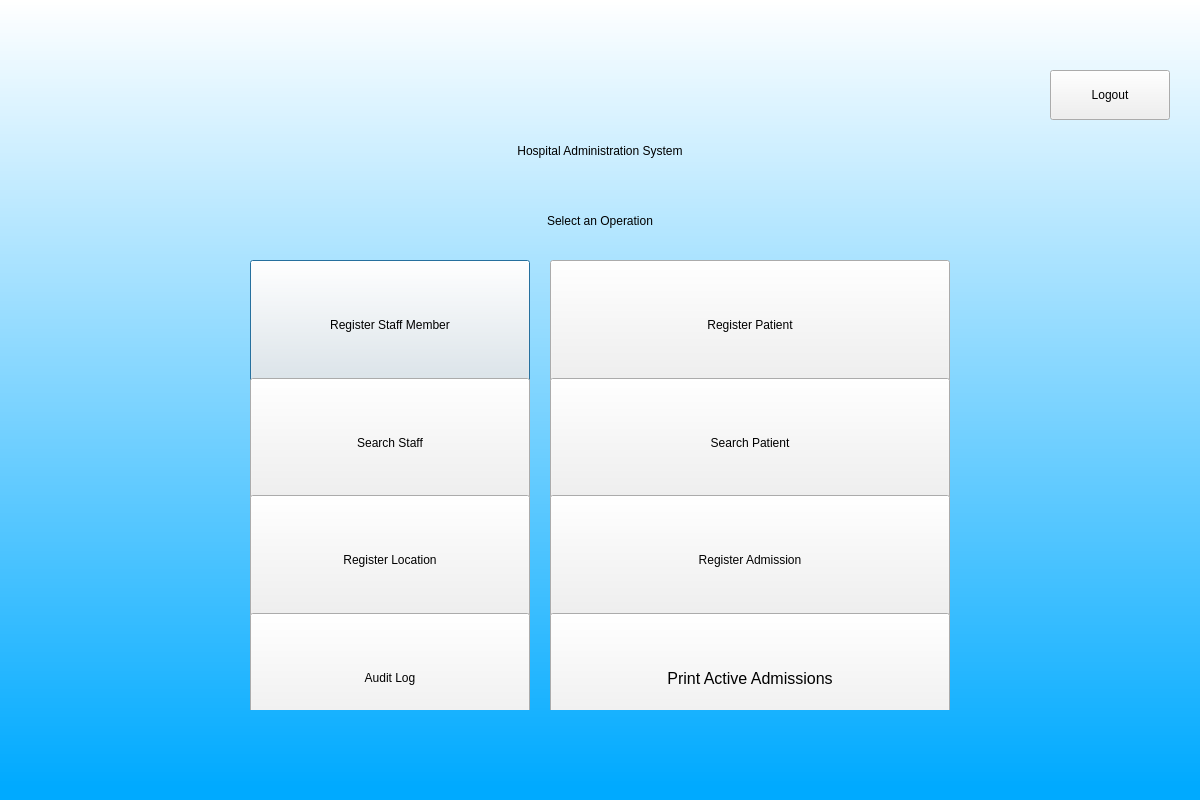
<?xml version="1.0" encoding="UTF-8"?>
<ui version="4.0">
 <class>Dialog</class>
 <widget class="QDialog" name="Dialog">
  <property name="geometry">
   <rect>
    <x>0</x>
    <y>0</y>
    <width>1200</width>
    <height>800</height>
   </rect>
  </property>
  <property name="windowTitle">
   <string>Hospital Administration</string>
  </property>
  <widget class="QWidget" name="widget" native="true">
   <property name="geometry">
    <rect>
     <x>0</x>
     <y>0</y>
     <width>1200</width>
     <height>800</height>
    </rect>
   </property>
   <property name="styleSheet">
    <string notr="true">QWidget#widget{
background-color:qlineargradient(spread:pad, x1:1, y1:0.982409, x2:1, y2:0, stop:0 rgba(0, 170, 255, 255), stop:1 rgba(255, 255, 255, 255))}</string>
   </property>
   <widget class="QLabel" name="label">
    <property name="geometry">
     <rect>
      <x>300</x>
      <y>120</y>
      <width>600</width>
      <height>61</height>
     </rect>
    </property>
    <property name="styleSheet">
     <string notr="true">font: 75 26pt &quot;MS Shell Dlg 2&quot;;</string>
    </property>
    <property name="text">
     <string>Hospital Administration System</string>
    </property>
    <property name="alignment">
     <set>Qt::AlignCenter</set>
    </property>
   </widget>
   <widget class="QLabel" name="label_2">
    <property name="geometry">
     <rect>
      <x>300</x>
      <y>200</y>
      <width>600</width>
      <height>41</height>
     </rect>
    </property>
    <property name="styleSheet">
     <string notr="true">font: 75 18pt &quot;MS Shell Dlg 2&quot;;</string>
    </property>
    <property name="text">
     <string>Select an Operation</string>
    </property>
    <property name="alignment">
     <set>Qt::AlignCenter</set>
    </property>
   </widget>
   <widget class="QWidget" name="gridLayoutWidget">
    <property name="geometry">
     <rect>
      <x>250</x>
      <y>260</y>
      <width>700</width>
      <height>450</height>
     </rect>
    </property>
    <layout class="QGridLayout" name="gridLayout">
     <property name="spacing">
      <number>20</number>
     </property>
     <item row="0" column="0">
      <widget class="QPushButton" name="insStaff">
       <property name="minimumSize">
        <size>
         <width>280</width>
         <height>130</height>
        </size>
       </property>
       <property name="styleSheet">
        <string notr="true">font: 75 14pt &quot;MS Shell Dlg 2&quot;;</string>
       </property>
       <property name="text">
        <string>Register Staff Member</string>
       </property>
      </widget>
     </item>
     <item row="0" column="1">
      <widget class="QPushButton" name="insPat">
       <property name="minimumSize">
        <size>
         <width>280</width>
         <height>130</height>
        </size>
       </property>
       <property name="styleSheet">
        <string notr="true">font: 75 14pt &quot;MS Shell Dlg 2&quot;;</string>
       </property>
       <property name="text">
        <string>Register Patient</string>
       </property>
      </widget>
     </item>
     <item row="1" column="0">
      <widget class="QPushButton" name="searchStaff">
       <property name="minimumSize">
        <size>
         <width>280</width>
         <height>130</height>
        </size>
       </property>
       <property name="styleSheet">
        <string notr="true">font: 75 14pt &quot;MS Shell Dlg 2&quot;;</string>
       </property>
       <property name="text">
        <string>Search Staff</string>
       </property>
      </widget>
     </item>
     <item row="1" column="1">
      <widget class="QPushButton" name="searchPatient">
       <property name="minimumSize">
        <size>
         <width>280</width>
         <height>130</height>
        </size>
       </property>
       <property name="styleSheet">
        <string notr="true">font: 75 14pt &quot;MS Shell Dlg 2&quot;;</string>
       </property>
       <property name="text">
        <string>Search Patient</string>
       </property>
      </widget>
     </item>
     <item row="2" column="0">
      <widget class="QPushButton" name="regLocation">
       <property name="minimumSize">
        <size>
         <width>280</width>
         <height>130</height>
        </size>
       </property>
       <property name="styleSheet">
        <string notr="true">font: 75 14pt &quot;MS Shell Dlg 2&quot;;</string>
       </property>
       <property name="text">
        <string>Register Location</string>
       </property>
      </widget>
     </item>
     <item row="2" column="1">
      <widget class="QPushButton" name="regAdmission">
       <property name="minimumSize">
        <size>
         <width>280</width>
         <height>130</height>
        </size>
       </property>
       <property name="styleSheet">
        <string notr="true">font: 75 14pt &quot;MS Shell Dlg 2&quot;;</string>
       </property>
       <property name="text">
        <string>Register Admission</string>
       </property>
      </widget>
     </item>
     <item row="3" column="0">
      <widget class="QPushButton" name="auditLog">
       <property name="minimumSize">
        <size>
         <width>280</width>
         <height>130</height>
        </size>
       </property>
       <property name="styleSheet">
        <string notr="true">font: 75 14pt &quot;MS Shell Dlg 2&quot;;</string>
       </property>
       <property name="text">
        <string>Audit Log</string>
       </property>
      </widget>
     </item>
     <item row="3" column="1">
      <widget class="QPushButton" name="printAllAdmissions">
       <property name="sizePolicy">
        <sizepolicy hsizetype="Expanding" vsizetype="Expanding">
         <horstretch>0</horstretch>
         <verstretch>0</verstretch>
        </sizepolicy>
       </property>
       <property name="minimumSize">
        <size>
         <width>300</width>
         <height>130</height>
        </size>
       </property>
       <property name="font">
        <font>
         <family>MS Shell Dlg 2</family>
         <pointsize>12</pointsize>
         <weight>9</weight>
         <italic>false</italic>
         <bold>false</bold>
        </font>
       </property>
       <property name="styleSheet">
        <string notr="true">font: 75 12pt &quot;MS Shell Dlg 2&quot;;</string>
       </property>
       <property name="text">
        <string>Print Active Admissions</string>
       </property>
      </widget>
     </item>
    </layout>
   </widget>
   <widget class="QPushButton" name="logout">
    <property name="geometry">
     <rect>
      <x>1050</x>
      <y>70</y>
      <width>120</width>
      <height>50</height>
     </rect>
    </property>
    <property name="styleSheet">
     <string notr="true">font: 75 12pt &quot;MS Shell Dlg 2&quot;;</string>
    </property>
    <property name="text">
     <string>Logout</string>
    </property>
   </widget>
  </widget>
 </widget>
 <resources/>
 <connections/>
</ui>
